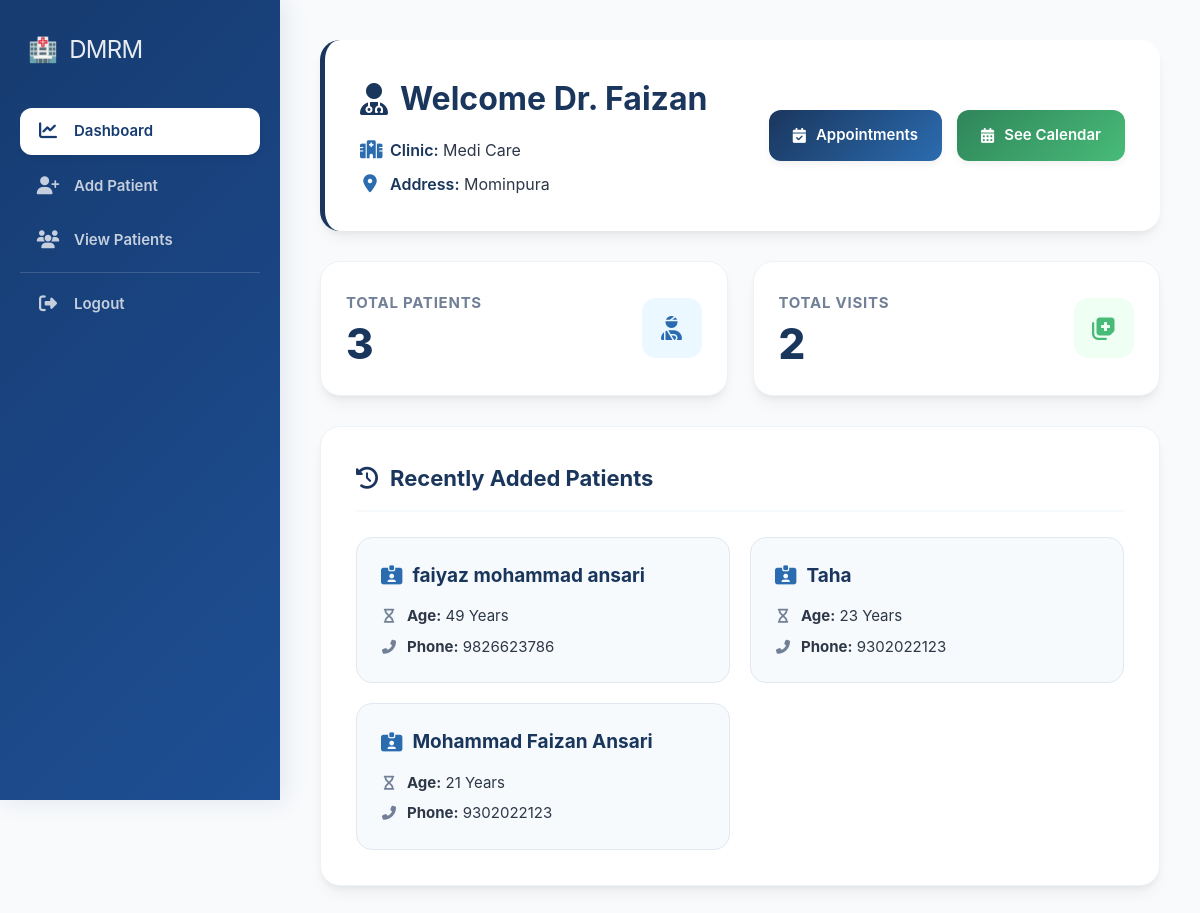
/dashboard (signed in), run on an earlier commit of the app's database.
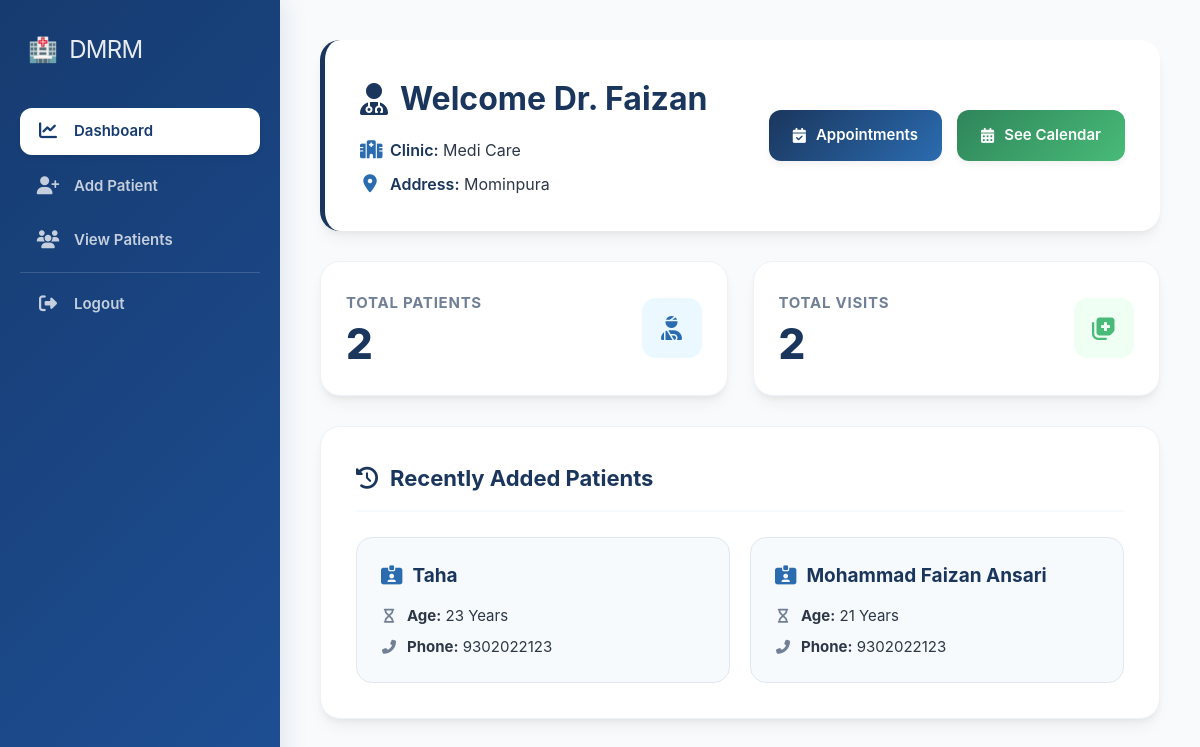
And on a later commit of the database.
### tables this page shows
CREATE TABLE patients (
        id INTEGER PRIMARY KEY AUTOINCREMENT,
        doctor_id INTEGER,
        name TEXT,
        age INTEGER,
        gender TEXT,
        phone TEXT,
        email TEXT,
        disease TEXT,
        blood_group TEXT,
        address TEXT,
        report TEXT,
        FOREIGN KEY(doctor_id) REFERENCES doctors(id)
    );

### app.py (the view)
@app.route("/dashboard")
def dashboard():
    if not is_logged_in() or session.get("role") != "admin":
        return redirect("/login")
    conn = sqlite3.connect(DATABASE, timeout=20)
    conn.row_factory = sqlite3.Row
    cur = conn.cursor()
    doctor_id = session.get("doctor_id")
    cur.execute("SELECT * FROM doctors WHERE id=?", (doctor_id,))
    doctor = cur.fetchone()
    cur.execute("SELECT COUNT(*) FROM patients WHERE doctor_id=?", (doctor_id,))
    total_patients = cur.fetchone()[0]
    cur.execute("SELECT COUNT(*) FROM visits WHERE patient_id IN (SELECT id FROM patients WHERE doctor_id=?)", (doctor_id,))
    total_visits = cur.fetchone()[0]
    cur.execute("SELECT COUNT(*) FROM appointments WHERE status='pending' AND doctor_id=?", (doctor_id,))
    pending_appointments = cur.fetchone()[0]
    cur.execute("""
        SELECT id, name, age, phone
        FROM patients
        WHERE doctor_id=?
        ORDER BY id DESC
        LIMIT 5
    """, (doctor_id,))
    recent_patients = cur.fetchall()
    conn.close()
    return render_template(
        "dashboard.html",
        doctor=doctor,
        total_patients=total_patients,
        total_visits=total_visits,
        recent_patients=recent_patients,
        pending_appointments=pending_appointments
    )

### app.py (called while the page is built)
def is_logged_in():
    return session.get("logged_in")

### templates/dashboard.html (shortened to what this page needs)
{% extends "base.html" %}
{% block content %}
<link rel="stylesheet" href="https://cdnjs.cloudflare.com/ajax/libs/font-awesome/6.5.1/css/all.min.css"/>
<div class="dashboard-wrapper">
    <div class="dd-header">
        <div class="dd-welcome">
            <h1>
                <i class="fa-solid fa-user-doctor"></i> Welcome Dr. {{ doctor.name }}
            </h1>
            <div class="dd-welcome-details">
                <div class="clinic-info-item">
                    <i class="fa-solid fa-hospital"></i>
                    <span><b>Clinic:</b> {{ doctor.clinic_name }}</span>
                </div>
                <div class="clinic-info-item">
                    <i class="fa-solid fa-location-dot"></i>
                    <span><b>Address:</b> {{ doctor.clinic_address }}</span>
                </div>
            </div>
        </div>
        <div class="dd-actions">
            <a href="/appointments" class="dd-action-btn dd-blue">
                <i class="fa-solid fa-calendar-check"></i> Appointments
            </a>
            <a href="/appointment_calendar" class="dd-action-btn dd-green">
                <i class="fa-solid fa-calendar-days"></i> See Calendar
            </a>
        </div>
    </div>
    <div class="dd-stats">
        <div class="dd-stat-box">
            <div class="dd-stat-box-content">
                <h3>Total Patients</h3>
                <h1>{{ total_patients }}</h1>
            </div>
            <div class="dd-stat-icon-wrapper dd-stat-blue-icon">
                <i class="fa-solid fa-user-injured"></i>
            </div>
        </div>
        <div class="dd-stat-box">
            <div class="dd-stat-box-content">
                <h3>Total Visits</h3>
                <h1>{{ total_visits }}</h1>
            </div>
            <div class="dd-stat-icon-wrapper dd-stat-green-icon">
                <i class="fa-solid fa-notes-medical"></i>
            </div>
        </div>
    </div>
    <div class="dd-patients">
        <h2>
            <i class="fa-solid fa-clock-rotate-left"></i> Recently Added Patients
        </h2>
        <div class="dd-patient-grid">
            {% for patient in recent_patients %}
                <div class="dd-patient-card">
                    <h3>
                        <i class="fa-solid fa-id-card-clip"></i> {{ patient.name }}
                    </h3>
                    <div class="dd-patient-meta">
                        <p>
                            <i class="fa-solid fa-hourglass"></i>
                            <span><b>Age:</b> {{ patient.age }} Years</span>
                        </p>
                        <p>
                            <i class="fa-solid fa-phone-flip"></i>
                            <span><b>Phone:</b> {{ patient.phone }}</span>
                        </p>
                    </div>
                </div>
            {% else %}
                <div class="dd-no-patients-box">
                    <i class="fa-solid fa-users-slash" style="display: block; font-size: 36px; margin-bottom: 12px; color: var(--text-muted);"></i>
                    No patient records found inside your medical registry directory yet.
                </div>
            {% endfor %}
        </div>
    </div>
</div>
{% endblock %}

What changed in the data, as far as the page shows it:
removed patients: name "faiyaz mohammad ansari", age "49", phone "9826623786"
Also different on the page:
{{ total_patients }}: "3" → "2"
